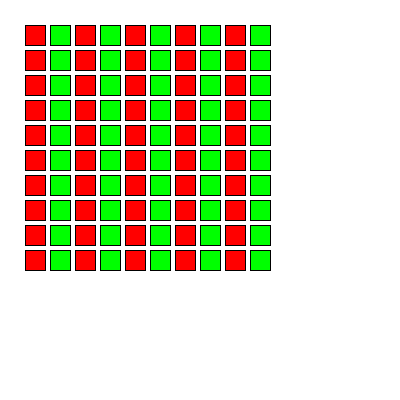
Frame 1 (no input)
Frame 60 (the mouse pressed at the canvas centre just before this capture): identical to frame 1, image omitted
Frame 120 (the mouse held since frame 60 and released just before this capture): identical to frame 1, image omitted

The Processing sketch that drew this single still picture (run headless with seeded random() and noise(); from frame 60 on, the mouse is pressed at the canvas centre):

// Processing sketch: tsk_1
// ── tsk_1.pde
void setup() {
  size(400, 400);
  background(255);
}

void draw() {
  for (int i = 1; i <= 10; i++) {
    fill(255, 0, 0);
    for (int j = 1; j <= 10; j++) {
       rect(25*i, 25*j, 20, 20); 
    }
    i++;
    fill(0, 255, 0);
    for (int j = 1; j <= 10; j++) {
       rect(25*i, 25*j, 20, 20); 
    }
  }
}
